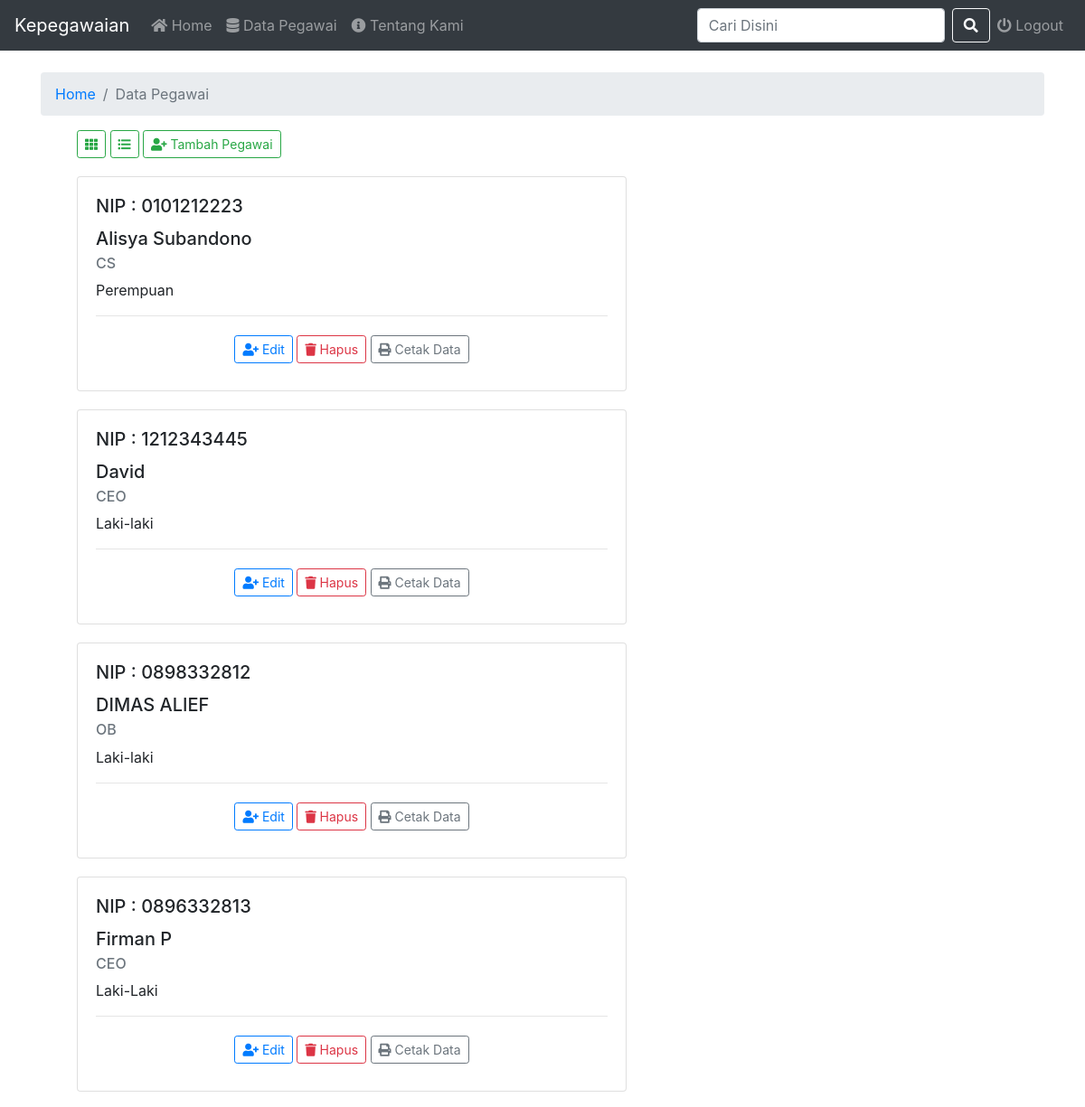
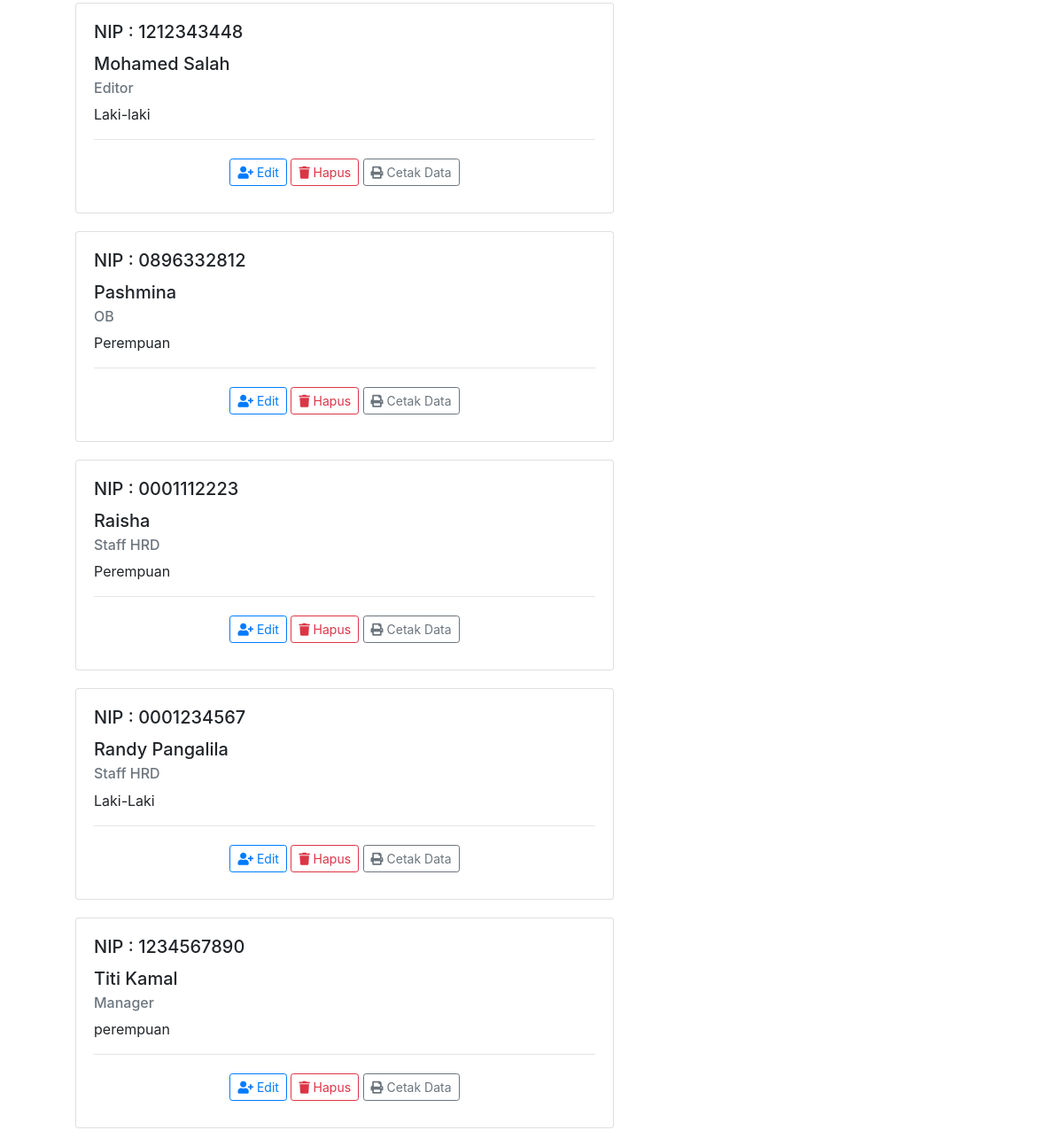
Screenshot of /pegawai/operator/pegawai.php (signed in) with the database file from the repository (2 pictures, top to bottom).
### tables this page shows
CREATE TABLE `pegawai` (
  `nip` char(10) NOT NULL,
  `nama` varchar(30) NOT NULL,
  `tanggal_lahir` varchar(25) NOT NULL,
  `j_kelamin` char(9) NOT NULL,
  `alamat` varchar(50) NOT NULL,
  `jabatan` varchar(50) NOT NULL,
  `pendidikan` varchar(50) NOT NULL,
  `p_kerja` varchar(500) NOT NULL,
  `password` varchar(50) NOT NULL,
  `level` varchar(15) NOT NULL
);

### pegawai/operator/pegawai.php (the view, shortened to what this page needs)
<!DOCTYPE html>
<html lang="en">
<head>
	<link rel="stylesheet" href="https://maxcdn.bootstrapcdn.com/bootstrap/4.0.0/css/bootstrap.min.css">
	<link rel="stylesheet" href="https://use.fontawesome.com/releases/v5.6.3/css/all.css">
    <link href="https://unpkg.com/gijgo@1.9.11/css/gijgo.min.css" rel="stylesheet" type="text/css" />
</head>
<body>
	<nav class="navbar navbar-expand-lg navbar-dark bg-dark">
		<a class="navbar-brand" href="./">Kepegawaian</a>
		<div class="collapse navbar-collapse" id="navbarSupportedContent">
			<ul class="navbar-nav mr-auto">
				<li class="nav-item">
					<a class="nav-link" href="./"><i class='fas fa-home'></i> Home <span class="sr-only">(current)</span></a>
				</li>
				<li class="nav-item">
					<a class="nav-link" href="pegawai.php"><i class='fas fa-database'></i> Data Pegawai</a>
				</li>
				<li class="nav-item">
					<a class="nav-link" href="tentang.php"><i class='fas fa-info-circle'></i> Tentang Kami</a>
				</li>
			</ul>
			<form class="form-inline my-2 my-lg-0" action="cari.php">
				<input class="form-control mr-sm-2" type="search"  name="cari" id="cari" placeholder="Cari Disini" aria-label="Search">
				<button class="btn btn-outline-light my-2 my-sm-0" type="submit"><i class="fas fa-search"></i></button>
			</form>
			<ul class="navbar-nav">
				<li class="nav-item">
					<a class="nav-link" href="../koneksi/logout.php"><i class='fas fa-power-off'></i> Logout</a>
				</li>
			</ul>
		</div>
	</nav>
	<div id="container" class="container">
		<br>
		<nav aria-label="breadcrumb">
			<ol class="breadcrumb">
				<li class="breadcrumb-item"><a href="./">Home</a></li>
				<li class="breadcrumb-item active" aria-current="page">Data Pegawai</li>
			</ol>
		</nav>
		<?php
			include_once("../koneksi/koneksi.php");
			$result = mysqli_query($mysqli, "SELECT * FROM pegawai ORDER BY nama ASC");
		?>
		<ul class="list">
		<div class="buttons">
			<button class="btn btn-outline-success my-2 my-sm-0 btn-sm grid"><i class='fas fa-th grid'></i></button>
			<button class="btn btn-outline-success my-2 my-sm-0 btn-sm list"><i class='fas fa-list-ul list'></i></button>
			<button type="button" class="btn btn-outline-success btn-sm" data-toggle="modal" data-target="#exampleModal"><i class='fas fa-user-plus'></i> Tambah Pegawai</button>
		</div>
			<?php
				while($user_data = mysqli_fetch_array($result)) {
			?>
				<li>
					<div class="card">
						<div class="card-body">
							<h5 class='card-title'>NIP : <?php echo $user_data['nip'];?></h5>
							<h5 class='card-title'><?php echo $user_data['nama'];?></h5>
							<h6 class="card-subtitle mb-2 text-muted"><?php echo $user_data['jabatan'];?></h6>
							<p class="card-text"><?php echo $user_data['j_kelamin'];?></p>
							<hr>
							<div class="text-center">
								<a href='editPegawai.php?nip=<?php echo $user_data['nip']; ?>' style="margin-top:5px;" class="btn btn-outline-primary btn-sm"><i class='fas fa-user-plus'></i> Edit</a>
								<a href='delete.php?nip=<?php echo $user_data['nip']; ?>' style="margin-top:5px;"
								onclick="return confirm('Anda yakin akan menghapus data ini.?')" class="btn btn-outline-danger btn-sm"><i class='fas fa-trash'></i> Hapus</a>
								<a href='cetak.php?nip=<?php echo $user_data['nip']; ?>' style="margin-top:5px;"
								target="_blank" class="btn btn-outline-secondary btn-sm"><i class='fas fa-print'></i> Cetak Data</a>
							</div>
						</div>
					</div>
				</li>
				<?php
				}
			?>
		</ul>
	</div>
</body>
</html>

### pegawai/operator/pegawai.php (style rules this page uses)
#container ul { list-style: none; }
#container .buttons { margin-bottom: 20px; }
#container .list li .card { width: 38rem; margin-bottom: 20px; padding-bottom: 10px; }

### rows the page displays
pegawai: nip "0101212223", nama "Alisya Subandono", jabatan "CS", j_kelamin "Perempuan"
pegawai: nip "1212343445", nama "David", jabatan "CEO", j_kelamin "Laki-laki"
pegawai: nip "0898332812", nama "DIMAS ALIEF", jabatan "OB", j_kelamin "Laki-laki"
pegawai: nip "0896332813", nama "Firman P", jabatan "CEO", j_kelamin "Laki-Laki"
pegawai: nip "1212343448", nama "Mohamed Salah", jabatan "Editor", j_kelamin "Laki-laki"
pegawai: nip "0896332812", nama "Pashmina", jabatan "OB", j_kelamin "Perempuan"
pegawai: nip "0001112223", nama "Raisha", jabatan "Staff HRD", j_kelamin "Perempuan"
pegawai: nip "0001234567", nama "Randy Pangalila", jabatan "Staff HRD", j_kelamin "Laki-Laki"
pegawai: nip "1234567890", nama "Titi Kamal", jabatan "Manager", j_kelamin "perempuan"
